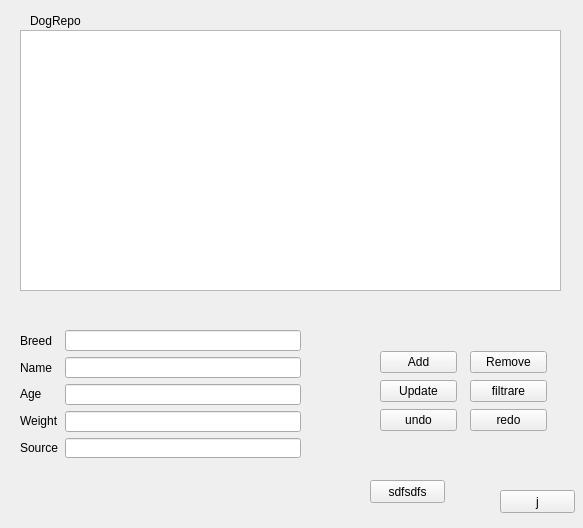
<?xml version="1.0" encoding="UTF-8"?>
<ui version="4.0">
 <class>AdminWindow</class>
 <widget class="QMainWindow" name="AdminWindow">
  <property name="geometry">
   <rect>
    <x>0</x>
    <y>0</y>
    <width>583</width>
    <height>528</height>
   </rect>
  </property>
  <property name="windowTitle">
   <string>admin</string>
  </property>
  <widget class="QWidget" name="centralwidget">
   <widget class="QLabel" name="label">
    <property name="geometry">
     <rect>
      <x>30</x>
      <y>10</y>
      <width>51</width>
      <height>21</height>
     </rect>
    </property>
    <property name="text">
     <string>DogRepo</string>
    </property>
   </widget>
   <widget class="QListWidget" name="listWidget">
    <property name="geometry">
     <rect>
      <x>20</x>
      <y>30</y>
      <width>541</width>
      <height>261</height>
     </rect>
    </property>
   </widget>
   <widget class="QWidget" name="layoutWidget">
    <property name="geometry">
     <rect>
      <x>20</x>
      <y>330</y>
      <width>281</width>
      <height>128</height>
     </rect>
    </property>
    <layout class="QHBoxLayout" name="horizontalLayout">
     <item>
      <layout class="QVBoxLayout" name="verticalLayout">
       <item>
        <widget class="QLabel" name="label_2">
         <property name="text">
          <string>Breed</string>
         </property>
        </widget>
       </item>
       <item>
        <widget class="QLabel" name="label_3">
         <property name="text">
          <string>Name</string>
         </property>
        </widget>
       </item>
       <item>
        <widget class="QLabel" name="label_4">
         <property name="text">
          <string>Age</string>
         </property>
        </widget>
       </item>
       <item>
        <widget class="QLabel" name="label_5">
         <property name="text">
          <string>Weight</string>
         </property>
        </widget>
       </item>
       <item>
        <widget class="QLabel" name="label_6">
         <property name="text">
          <string>Source</string>
         </property>
        </widget>
       </item>
      </layout>
     </item>
     <item>
      <layout class="QVBoxLayout" name="verticalLayout_2">
       <item>
        <widget class="QLineEdit" name="BreedLine"/>
       </item>
       <item>
        <widget class="QLineEdit" name="NameLine"/>
       </item>
       <item>
        <widget class="QLineEdit" name="AgeLine"/>
       </item>
       <item>
        <widget class="QLineEdit" name="WeightLine"/>
       </item>
       <item>
        <widget class="QLineEdit" name="SourceLine"/>
       </item>
      </layout>
     </item>
    </layout>
   </widget>
   <widget class="QWidget" name="layoutWidget">
    <property name="geometry">
     <rect>
      <x>380</x>
      <y>350</y>
      <width>77</width>
      <height>83</height>
     </rect>
    </property>
    <layout class="QVBoxLayout" name="verticalLayout_3">
     <item>
      <widget class="QPushButton" name="addButton">
       <property name="text">
        <string>Add</string>
       </property>
      </widget>
     </item>
     <item>
      <widget class="QPushButton" name="updateButton">
       <property name="text">
        <string>Update</string>
       </property>
      </widget>
     </item>
     <item>
      <widget class="QPushButton" name="undoButton">
       <property name="text">
        <string>undo</string>
       </property>
      </widget>
     </item>
    </layout>
   </widget>
   <widget class="QWidget" name="layoutWidget">
    <property name="geometry">
     <rect>
      <x>470</x>
      <y>350</y>
      <width>77</width>
      <height>83</height>
     </rect>
    </property>
    <layout class="QVBoxLayout" name="verticalLayout_4">
     <item>
      <widget class="QPushButton" name="removeButton">
       <property name="text">
        <string>Remove</string>
       </property>
      </widget>
     </item>
     <item>
      <widget class="QPushButton" name="filtButton">
       <property name="text">
        <string>filtrare</string>
       </property>
      </widget>
     </item>
     <item>
      <widget class="QPushButton" name="redoButton">
       <property name="text">
        <string>redo</string>
       </property>
      </widget>
     </item>
    </layout>
   </widget>
   <widget class="QPushButton" name="sdfsdfsdfsdf">
    <property name="geometry">
     <rect>
      <x>370</x>
      <y>480</y>
      <width>75</width>
      <height>23</height>
     </rect>
    </property>
    <property name="text">
     <string>sdfsdfs</string>
    </property>
   </widget>
   <widget class="QPushButton" name="pushButton">
    <property name="geometry">
     <rect>
      <x>500</x>
      <y>490</y>
      <width>75</width>
      <height>23</height>
     </rect>
    </property>
    <property name="text">
     <string>j</string>
    </property>
   </widget>
  </widget>
 </widget>
 <resources/>
 <connections/>
</ui>
